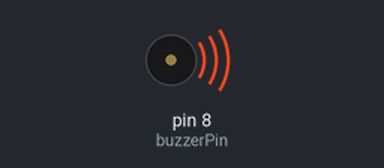
This sketch was run on a simulated Arduino Uno, built with avr-gcc and run on an emulated ATmega328P. Shown: buzzer (waves = sounding).

Above: at 0.5 s.
Timing chart, 0 to 4.6 s (numbered marks = the images above):
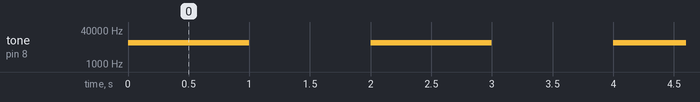

The sketch:

passive_buzzer_basic.ino
```cpp
const int buzzerPin = 8;

void setup()
{
  // put your setup code here, to run once:
  pinMode(buzzerPin, OUTPUT);
}

void loop()
{
  // put your main code here, to run repeatedly:
  tone(buzzerPin, 10000);
  delay(1000);
  noTone(buzzerPin);
  delay(1000);
  tone(buzzerPin, 10000);
  delay(1000);
  noTone(buzzerPin);
  delay(1000);
  tone(buzzerPin, 10000);
  delay(1000);
  noTone(buzzerPin);
  delay(1000);
}
```

Measured:
- by itself, tone on pin 8 (buzzerPin): alternates 10000 Hz for 1.0 s and silent for 1.0 s
